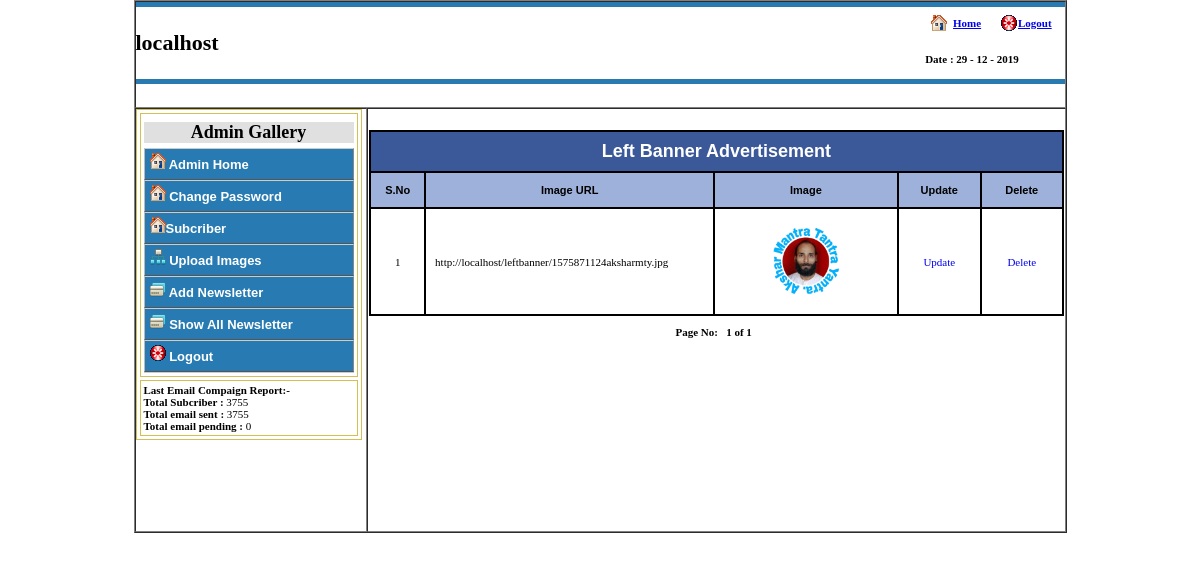
Screenshot of /show_leftbanner.php (signed in) with the database file from the repository.
### tables this page shows
CREATE TABLE `leftbanner` (
  `id` int(255) NOT NULL,
  `url` varchar(255) NOT NULL,
  `image` varchar(255) NOT NULL
);

### show_leftbanner.php (the view, shortened to what this page needs)
<?php
if(isset($_SESSION['username']))
{
	?>
	<!DOCTYPE html PUBLIC "-//W3C//DTD XHTML 1.0 Transitional//EN" "http://www.w3.org/TR/xhtml1/DTD/xhtml1-transitional.dtd">
	<html xmlns="http://www.w3.org/1999/xhtml">
	<head>
	</head>
<body style="margin:0pt; padding:0pt" onload="DisplayTime()">
	<form name="form" action="" method="post" onsubmit="return validate();">
	<table width="933" height="533" border="1" align="center" cellpadding="0" cellspacing="0" bgcolor="#FFFFFF">
      <tr>
        <td valign="top" colspan="2"><?php  include("header.php"); ?></td>
      </tr>
          <tr>
            <td width="25%" rowspan="4" valign="top"><?php  include("left.php"); ?></td>
            <td width="75%" align="center" valign="top"><br />
			<table width="100%" border="0" cellspacing="1" cellpadding="0" >
  <tr>
    <td height="203">
	<table width="100%" height="186" border="1" align="center" cellpadding="9" cellspacing="0" bordercolor="#000000">
              <tr align="center" class="title" bgcolor="#999999">
			  <th height="21" colspan="16" align="center" bgcolor="#3B5998"><span class="style2"><font size="4">Left  Banner Advertisement</font></span> </th>
              </tr>
              <tr align="center" class="title">
			  <th align="center" bgcolor="#9EB1DA"><span class="style3">S.No</span></th>
				<th align="center" bgcolor="#9EB1DA"><span class="style3">Image URL </span></th>
                <th align="center" bgcolor="#9EB1DA"><span class="style3">Image</span></th>
                <th width="8%" align="center" bgcolor="#9EB1DA"><span class="style3">Update</span></th>
                <th width="8%" align="center" bgcolor="#9EB1DA"><span class="style3">Delete</span></th>
                </tr>
              <?php
			  $rowsPerPage = 10;
				$pageNum = 1;
				$offset = ($pageNum - 1) * $rowsPerPage;
				$counter=($pageNum -1)*$rowsPerPage + 1;
							$query1 = mysqli_query($connection,"SELECT * FROM leftbanner order by id desc LIMIT $offset, $rowsPerPage") or die("Query Fail #1");
							$response1 = mysqli_num_rows($query1);
							if($response1>0)
							{
								for($count=1;$count<=$response1;$count++)
								{
									$data = mysqli_fetch_array($query1);
									?>
              <tr class="data">
			  	<td width="3%" align="center"><?php echo $counter;?></td>
                  <td width="11%" align="justify">http://<? echo $_SERVER['SERVER_NAME']; ?><?php echo $data['url']; ?></td>
                <td width="18%" align="center"><img src="<?php echo $data["image"]; ?>" height="77" width="75" /></td>
                <td width="7%" align="center"><a href="update_leftbanner.php?id=<?php echo $data['id']; ?>" style="text-decoration:none;" >Update</a></td>
                <td width="7%" align="center"><a href="#" onclick="return deleteval(<?php echo $data['id']; ?>);" style="text-decoration:none;"  > Delete </a> </td>
              </tr>
              <?php
			  		$counter++;
								}
							}
						?>
            </table>
	</td>
  </tr>
  <?php
  $resultpaging  = mysqli_query($connection,"SELECT * FROM leftbanner order by id desc") or die('Error, query failed');
						$rows = mysqli_num_rows($resultpaging);
						$maxPage = ceil($rows/$rowsPerPage);
						$self = $_SERVER['PHP_SELF'];
						if ($pageNum > 1)
						{
							$page  = $pageNum - 1;
							$prev  = " <a href=\"$self?page=$page\" class=\"new\" style=\"color:#000000\">[Prev]</a> ";
							$first = " <a href=\"$self?page=1\" class=\"new\" style=\"color:#000000\">[First Page]</a>" ;
						}
						else
						{
						   $prev  = '&nbsp;';
						   $first = '&nbsp;';
						}
						if ($pageNum < $maxPage)
						{
						   $page = $pageNum + 1;
						   $next = " <a href=\"$self?page=$page\" class=\"new\" style=\"color:#000000\">[Next]</a> ";
						   $last = " <a href=\"$self?page=$maxPage\" class=\"new\" style=\"color:#000000\">[Last Page]</a> ";
						}
						else
						{
						   $next = '&nbsp;';
						   $last = '&nbsp;';
						}
						echo "<tr><td align=\"center\" width=\"100%\"  style=\"color:#000000\"><strong>Page No: ".$first . $prev . "$pageNum of $maxPage" . $next . $last."</strong></td></tr>";
					  ?>
</table>
			</td>
      </tr></table>
	</form>
	</body>
	</html>
	<?php
}
else
{
echo $_SESSION['username'];
header('location:login.php');
}
?>

### style3.css (style rules this page uses)
body { font: normal 11px verdana; }

### show_leftbanner.php (style rules this page uses)
.style2 { color: #FFFFFF; font-weight: bold; font-family: Arial, Helvetica, sans-serif; }
.style3 { font-family: Arial, Helvetica, sans-serif }

### rows the page displays
leftbanner: url "/leftbanner/1575871124aksharmty.jpg", image (picture)

### other values shown
$_SERVER['SERVER_NAME'] "localhost"
$rowcount "3755"
$rowcount1 "3755"
$rowcount2 "0"
$pageNum "1"
$maxPage "1"
